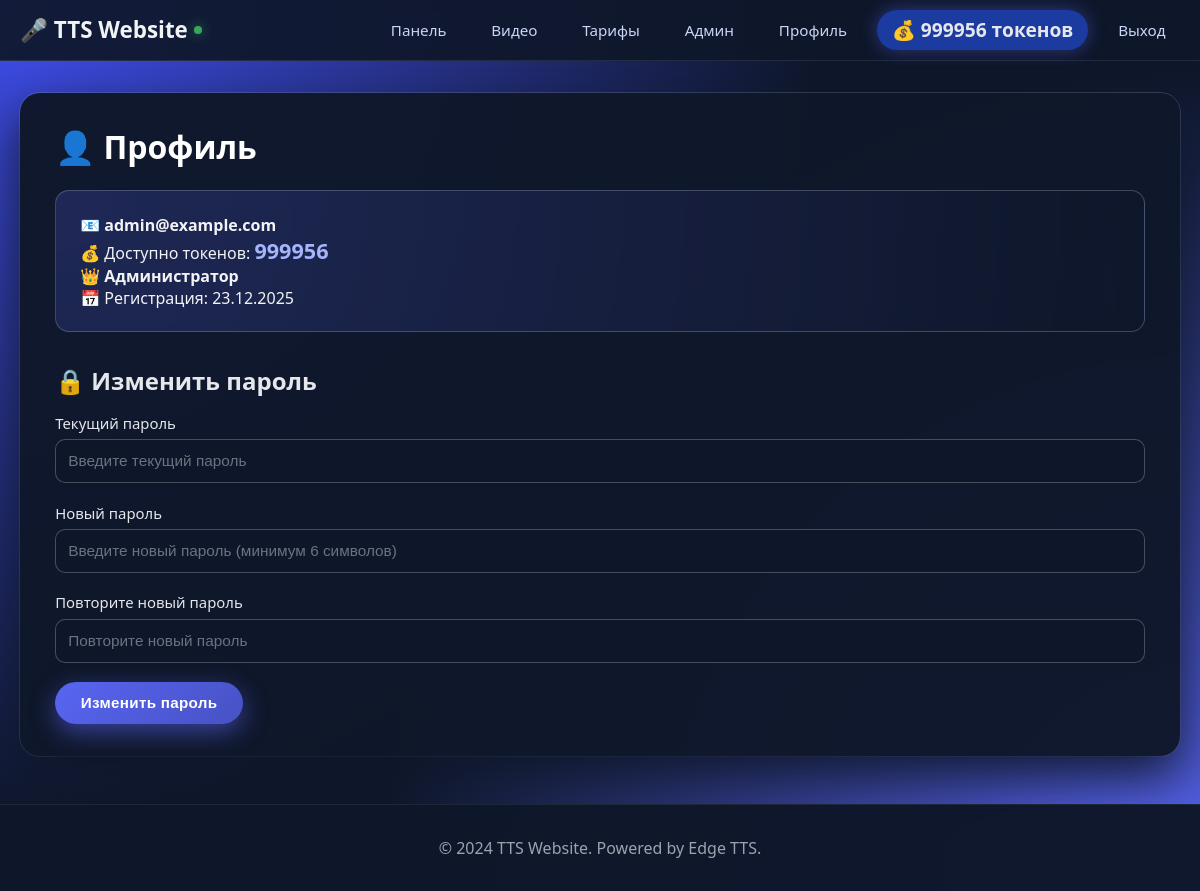
The app's page /profile (signed in) with its own data.
### models.py (models this page shows, shortened)
class User(UserMixin, db.Model):
    id = db.Column(db.Integer, primary_key=True)
    email = db.Column(db.String(120), unique=True, nullable=False, index=True)
    password_hash = db.Column(db.String(200), nullable=False)
    is_admin = db.Column(db.Boolean, default=False)
    tokens = db.Column(db.Integer, default=0)
    created_at = db.Column(db.DateTime, default=datetime.utcnow)
    conversions = db.relationship('Conversion', backref='user', lazy='dynamic')

### app.py (the view, shortened to what this page needs)
@app.route('/profile', methods=['GET', 'POST'])
@login_required
def profile():
    if not app.config.get('ENABLE_PROFILE', True):
        flash('Функция профиля отключена', 'warning')
        return redirect(url_for('index'))
    from forms import ChangePasswordForm
    form = ChangePasswordForm()
    return render_template('profile.html', form=form, user=current_user)

### forms.py
class ChangePasswordForm(FlaskForm):
    current_password = PasswordField('Текущий пароль', validators=[
        DataRequired(message='Введите текущий пароль')
    ])
    new_password = PasswordField('Новый пароль', validators=[
        DataRequired(message='Введите новый пароль'),
        Length(min=6, message='Пароль должен быть минимум 6 символов')
    ])
    new_password2 = PasswordField('Повторите новый пароль', validators=[
        DataRequired(message='Повторите новый пароль'),
        EqualTo('new_password', message='Пароли должны совпадать')
    ])

### app.py (called while the page is built)
@login_manager.user_loader
def load_user(user_id):
    return User.query.get(int(user_id))

@app.context_processor
def inject_config():
    return dict(config=app.config)

### templates/profile.html (shortened to what this page needs)
{% extends "base.html" %}
{% block content %}
<div class="dashboard">
    <h1>👤 Профиль</h1>
    <div class="user-info">
        <p>📧 <strong>{{ current_user.email }}</strong></p>
        <p>💰 Доступно токенов: <strong class="token-count">{{ current_user.tokens }}</strong></p>
        {% if current_user.is_admin %}
            <p>👑 <strong>Администратор</strong></p>
        {% endif %}
        <p>📅 Регистрация: {{ current_user.created_at.strftime('%d.%m.%Y') }}</p>
    </div>
    <div class="change-password">
        <h2>🔒 Изменить пароль</h2>
        <form method="POST" action="">
            <div class="form-group">
                {{ form.current_password.label }}
                {{ form.current_password(class="form-control", placeholder="Введите текущий пароль") }}
            </div>
            <div class="form-group">
                {{ form.new_password.label }}
                {{ form.new_password(class="form-control", placeholder="Введите новый пароль (минимум 6 символов)") }}
            </div>
            <div class="form-group">
                {{ form.new_password2.label }}
                {{ form.new_password2(class="form-control", placeholder="Повторите новый пароль") }}
            </div>
            <button type="submit" class="btn btn-primary">Изменить пароль</button>
        </form>
    </div>
</div>
{% endblock %}

### templates/base.html (shortened to what this page needs)
<!DOCTYPE html>
<html lang="ru">
<head>
    <link rel="stylesheet" href="{{ url_for('static', filename='css/style.css') }}">
</head>
<body>
    <nav class="navbar">
        <div class="container">
            <a href="{{ url_for('index') }}" class="logo">🎤 TTS Website</a>
            <ul class="nav-menu">
                {% if current_user.is_authenticated %}
                    {% if config.ENABLE_TTS %}
                        <li><a href="{{ url_for('dashboard') }}">Панель</a></li>
                    {% endif %}
                    {% if config.ENABLE_VIDEO_DOWNLOAD %}
                        <li><a href="{{ url_for('video') }}">Видео</a></li>
                    {% endif %}
                    {% if config.ENABLE_PRICING %}
                        <li><a href="{{ url_for('pricing') }}">Тарифы</a></li>
                    {% endif %}
                    {% if current_user.is_admin and config.ENABLE_ADMIN %}
                        <li><a href="{{ url_for('admin') }}">Админ</a></li>
                    {% endif %}
                    {% if config.ENABLE_PROFILE %}
                        <li><a href="{{ url_for('profile') }}">Профиль</a></li>
                    {% endif %}
                    <li><span class="tokens">💰 {{ current_user.tokens }} токенов</span></li>
                    <li><a href="{{ url_for('logout') }}">Выход</a></li>
                {% else %}
                    {% if config.ENABLE_PRICING %}
                        <li><a href="{{ url_for('pricing') }}">Тарифы</a></li>
                    {% endif %}
                    <li><a href="{{ url_for('login') }}">Вход</a></li>
                    <li><a href="{{ url_for('register') }}">Регистрация</a></li>
                {% endif %}
            </ul>
        </div>
    </nav>
    <div class="container">
        {% block content %}{% endblock %}
    </div>
    <footer>
        <div class="container">
            <p>&copy; 2024 TTS Website. Powered by Edge TTS.</p>
        </div>
    </footer>
</body>
</html>

### static/css/style.css (style rules this page uses)
* { margin: 0; padding: 0; box-sizing: border-box; }
body { font-family: system-ui, -apple-system, BlinkMacSystemFont, "Segoe UI", sans-serif; background: radial-gradient(circle at top left, #404eed 0, transparent 55%), radial-gradient(circle at bottom right, #5865f2 0, transparent 55%), #0f172a; min-height: 100vh; color: #f2f3f5; }
.container { max-width: 1200px; margin: 0 auto; padding: 0 20px; }
.navbar { backdrop-filter: blur(18px); background: rgba(15, 23, 42, 0.92); border-bottom: 1px solid rgba(148, 163, 184, 0.15); padding: 0.9rem 0; margin-bottom: 2rem; position: sticky; top: 0; z-index: 20; }
.navbar .container { display: flex; justify-content: space-between; align-items: center; }
.logo { font-size: 1.4rem; font-weight: 700; color: #f2f3f5; text-decoration: none; display: flex; align-items: center; gap: 0.4rem; }
.logo::after { content: ''; width: 8px; height: 8px; border-radius: 999px; background: #3ba55d; box-shadow: 0 0 12px rgba(59, 165, 93, 0.8); }
.nav-menu { display: flex; list-style: none; gap: 1rem; align-items: center; }
.nav-menu a { color: #cbd5f5; text-decoration: none; font-size: 0.95rem; padding: 0.4rem 0.9rem; border-radius: 999px; position: relative; overflow: hidden; transition: color 0.2s ease, background 0.2s ease, transform 0.15s ease; }
.nav-menu a::before { content: ''; position: absolute; inset: 0; background: radial-gradient(circle at top left, rgba(88, 101, 242, 0.4), transparent 55%); opacity: 0; transition: opacity 0.2s ease; }
.nav-menu a span, .nav-menu a { position: relative; z-index: 1; }
.tokens { background: rgba(30, 64, 175, 0.9); color: #e5e7eb; padding: 0.4rem 0.9rem; border-radius: 999px; font-weight: 600; font-size: 0.9rem; box-shadow: 0 0 18px rgba(88, 101, 242, 0.45); }
.btn { display: inline-flex; align-items: center; justify-content: center; padding: 0.8rem 1.6rem; border-radius: 999px; text-decoration: none; border: none; cursor: pointer; font-size: 0.95rem; font-weight: 600; transition: all 0.18s ease; letter-spacing: 0.02em; }
.btn-primary { background: linear-gradient(135deg, #5865f2, #4752c4); color: #ffffff; box-shadow: 0 8px 25px rgba(88, 101, 242, 0.55), 0 0 0 1px rgba(15, 23, 42, 0.6); }
.form-group { margin-bottom: 1.2rem; }
.form-group label { display: block; margin-bottom: 0.4rem; font-weight: 500; color: #e5e7eb; font-size: 0.93rem; }
.form-control { width: 100%; padding: 0.75rem; border-radius: 10px; font-size: 0.96rem; border: 1px solid rgba(75, 85, 99, 0.9); background: rgba(15, 23, 42, 0.9); color: #f9fafb; transition: border-color 0.18s ease, box-shadow 0.18s ease, background 0.18s ease, transform 0.12s ease; }
.form-control::placeholder { color: #6b7280; }
.dashboard { background: rgba(15, 23, 42, 0.97); border-radius: 20px; padding: 2rem 2.2rem; box-shadow: 0 20px 50px rgba(15, 23, 42, 0.95), 0 0 0 1px rgba(148, 163, 184, 0.3); animation: cardIn 0.3s ease-out; }
.dashboard h1 { color: #ffffff; margin-bottom: 1.4rem; }
.user-info { background: radial-gradient(circle at top left, rgba(88, 101, 242, 0.21), rgba(15, 23, 42, 0.98)); padding: 1.4rem 1.5rem; border-radius: 14px; margin-bottom: 1.9rem; border: 1px solid rgba(148, 163, 184, 0.35); }
.token-count { color: #a5b4fc; font-size: 1.35rem; }
.change-password { margin-top: 2rem; }
.change-password h2 { color: #e5e7eb; margin-bottom: 1rem; }
footer { background: rgba(15, 23, 42, 0.98); padding: 2rem 0; margin-top: 3rem; text-align: center; color: #9ca3af; border-top: 1px solid rgba(31, 41, 55, 0.95); }
.tokens { color: #e5e7eb; font-size: 1.2rem; margin-bottom: 1rem; }

### records on screen
User: tokens "999956", email "admin@example.com", created_at "23.12.2025"
